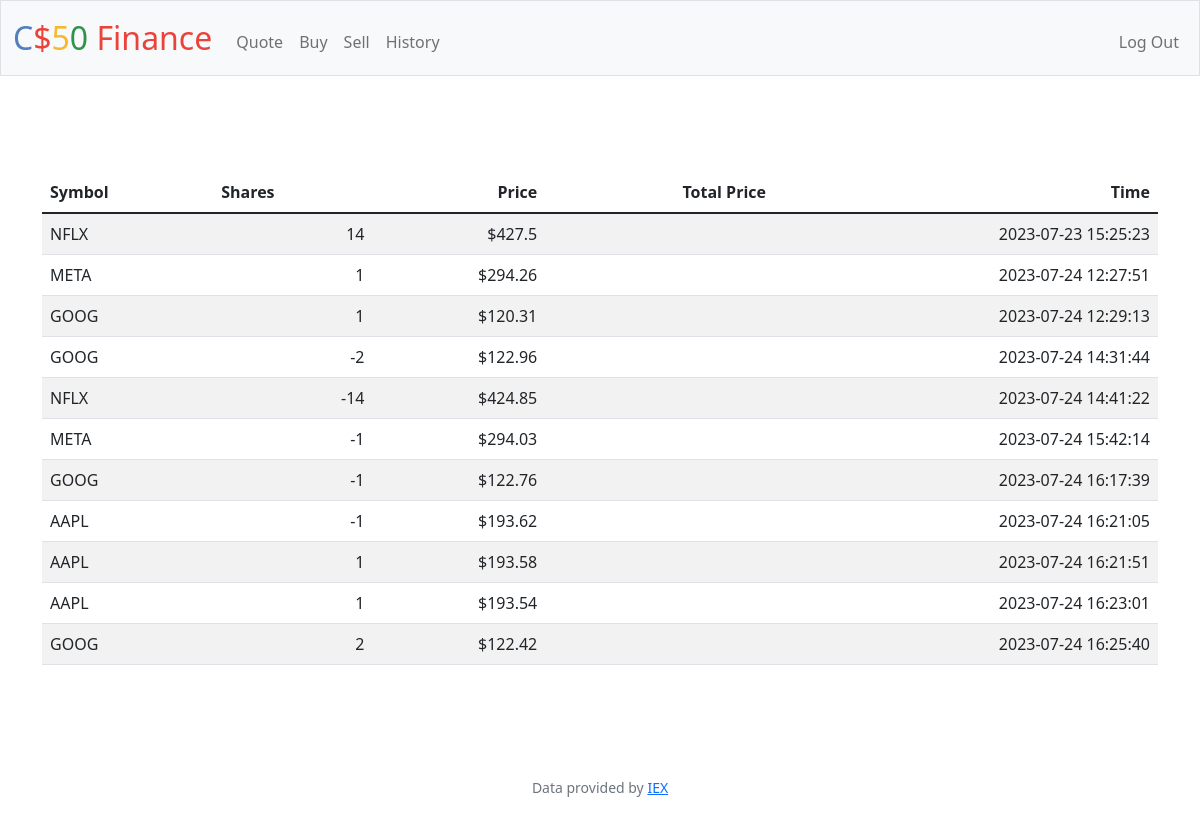
Screenshot of /history (signed in) with the database file from the repository.
### tables this page shows
CREATE TABLE "purchases" ('id' INTEGER PRIMARY KEY AUTOINCREMENT NOT NULL, 'user_id' INTEGER, 'symbol' TEXT, 'shares' INTEGER, 'price' REAL, 'time' DATETIME);

### app.py (the view)
@app.route("/history")
@login_required
def history():
    user_id = session["user_id"]
    purchases_db = db.execute("SELECT * FROM purchases WHERE user_id = ?", user_id)
    return render_template("history.html", purchases=purchases_db)

### app.py (called while the page is built)
@app.after_request
def after_request(response):
    response.headers["Cache-Control"] = "no-cache, no-store, must-revalidate"
    response.headers["Expires"] = 0
    response.headers["Pragma"] = "no-cache"
    return response

### helpers.py (called while the page is built)
def login_required(f):
    @wraps(f)
    def decorated_function(*args, **kwargs):
        if session.get("user_id") is None:
            return redirect("/login")
        return f(*args, **kwargs)
    return decorated_function

### templates/history.html (shortened to what this page needs)
{% extends "layout.html" %}
{% block main %}
<main class="container py-5 text-center">
    <table class="table table-striped">
        <thead>
            <tr>
                <th class="text-start">Symbol</th>
                <th class="text-start">Shares</th>
                <th class="text-end">Price</th>
                <th class="text-end">Total Price</th>
                <th class="text-end">Time</th>
            </tr>
        </thead>
       <tbody>
        {% for row in purchases %}
                <tr>
                    <td class="text-start">{{row["symbol"]}}</td>
                    <td class="text-end">{{row["shares"]}}</td>
                    <td class="text-end">${{row["price"]}}</td>
                    <td class="text-end">{{row["total"]}}</td>
                    <td class="text-end">{{row["time"]}}</td>
                </tr>
        {%endfor%}
        </tbody>
    </table>
        </main>
{% endblock %}

### templates/layout.html (shortened to what this page needs)
<!DOCTYPE html>
<html lang="en">
    <head>
        <link href="https://cdn.jsdelivr.net/npm/bootstrap@5.1.3/dist/css/bootstrap.min.css" rel="stylesheet">
        <link href="/static/styles.css" rel="stylesheet">
    </head>
    <body>
        <nav class="bg-light border navbar navbar-expand-md navbar-light">
            <div class="container-fluid">
                <a class="navbar-brand" href="/"><span class="blue">C</span><span class="red">$</span><span class="yellow">5</span><span class="green">0</span> <span class="red">Finance</span></a>
                <div class="collapse navbar-collapse" id="navbar">
                    {% if session["user_id"] %}
                        <ul class="navbar-nav me-auto mt-2">
                            <li class="nav-item"><a class="nav-link" href="/quote">Quote</a></li>
                            <li class="nav-item"><a class="nav-link" href="/buy">Buy</a></li>
                            <li class="nav-item"><a class="nav-link" href="/sell">Sell</a></li>
                            <li class="nav-item"><a class="nav-link" href="/history">History</a></li>
                        </ul>
                        <ul class="navbar-nav ms-auto mt-2">
                            <li class="nav-item"><a class="nav-link" href="/logout">Log Out</a></li>
                        </ul>
                    {% else %}
                        <ul class="navbar-nav ms-auto mt-2">
                            <li class="nav-item"><a class="nav-link" href="/register">Register</a></li>
                            <li class="nav-item"><a class="nav-link" href="/login">Log In</a></li>
                        </ul>
                    {% endif %}
                </div>
            </div>
        </nav>
        <main class="container-fluid py-5 text-center">
            {% block main %}{% endblock %}
        </main>
        <footer class="mb-5 small text-center text-muted">
            Data provided by <a href="https://iexcloud.io/">IEX</a>
        </footer>
    </body>
</html>

### static/styles.css (style rules this page uses)
nav .navbar-brand { font-size: xx-large; }
nav .navbar-brand .blue { color: #537fbe; }
nav .navbar-brand .red { color: #ea433b; }
nav .navbar-brand .yellow { color: #f5b82e; }
nav .navbar-brand .green { color: #2e944b; }

### rows the page displays
purchases: symbol "NFLX", shares "14", price "427.5", time "2023-07-23 15:25:23"
purchases: symbol "META", shares "1", price "294.26", time "2023-07-24 12:27:51"
purchases: symbol "GOOG", shares "1", price "120.31", time "2023-07-24 12:29:13"
purchases: symbol "GOOG", shares "-2", price "122.96", time "2023-07-24 14:31:44"
purchases: symbol "NFLX", shares "-14", price "424.85", time "2023-07-24 14:41:22"
purchases: symbol "META", shares "-1", price "294.03", time "2023-07-24 15:42:14"
purchases: symbol "GOOG", shares "-1", price "122.76", time "2023-07-24 16:17:39"
purchases: symbol "AAPL", shares "-1", price "193.62", time "2023-07-24 16:21:05"
purchases: symbol "AAPL", shares "1", price "193.58", time "2023-07-24 16:21:51"
purchases: symbol "AAPL", shares "1", price "193.54", time "2023-07-24 16:23:01"
purchases: symbol "GOOG", shares "2", price "122.42", time "2023-07-24 16:25:40"
